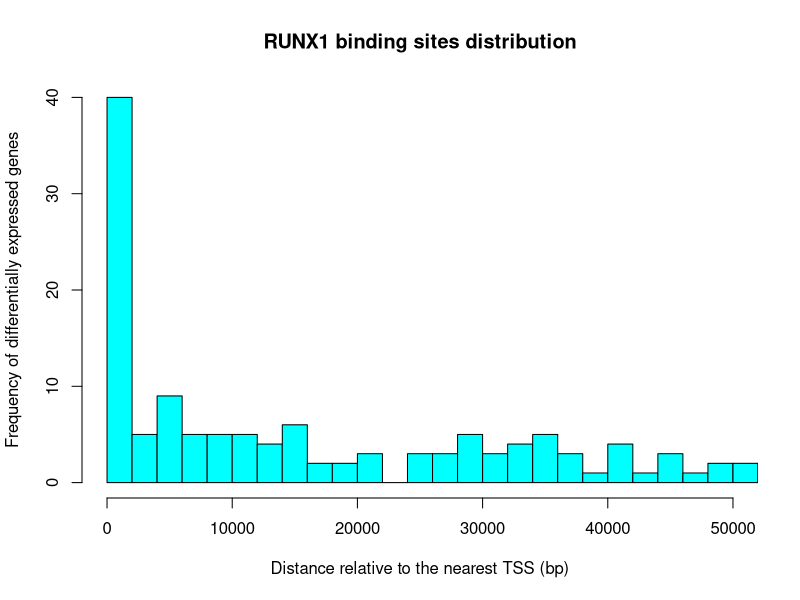

Generate this figure with R:
###############################################################################
#Author: Supat Thongjuea, MRC Molecular Haematology Unit, Weatherall Institute of Molecular Medicine, University of Oxford, UK 
#Contact email : supat.thongjuea@ndcls.ox.ac.uk or supat.thongjuea@gmail.com
#Maintainer: Supat Thongjuea and Alice Giustacchini
#Title: Single-cell Transcriptomics Uncovers Distinct and Clinically Predictive Molecular Signatures of Stem Cells in Chronic Myeloid Leukemia
#Journal : Nature Medicine
#Year : 2017
###############################################################################
#This R script is used to generate Fig6f-1.
###############################################################################
###############################################################################
data.a<-read.table("Relative-distance-between-RUNX1-binding-sites-and-DE-genes-of-OX1931_8_cells_vs_the_rest.txt",header=T)
data.a$distance2tss<-data.a$Distance_From_Nearest_TSS

pdf(file="Fig6f.1.pdf", width=6, height=6, onefile=T, bg="transparent",family = "Helvetica",fonts = NULL)

hist(abs(data.a$distance2tss),breaks=1000,xlim=c(0,50000),col="cyan",main="RUNX1 binding sites distribution",
		xlab="Distance relative to the nearest TSS (bp)",ylab="Frequency of differentially expressed genes")

dev.off()
